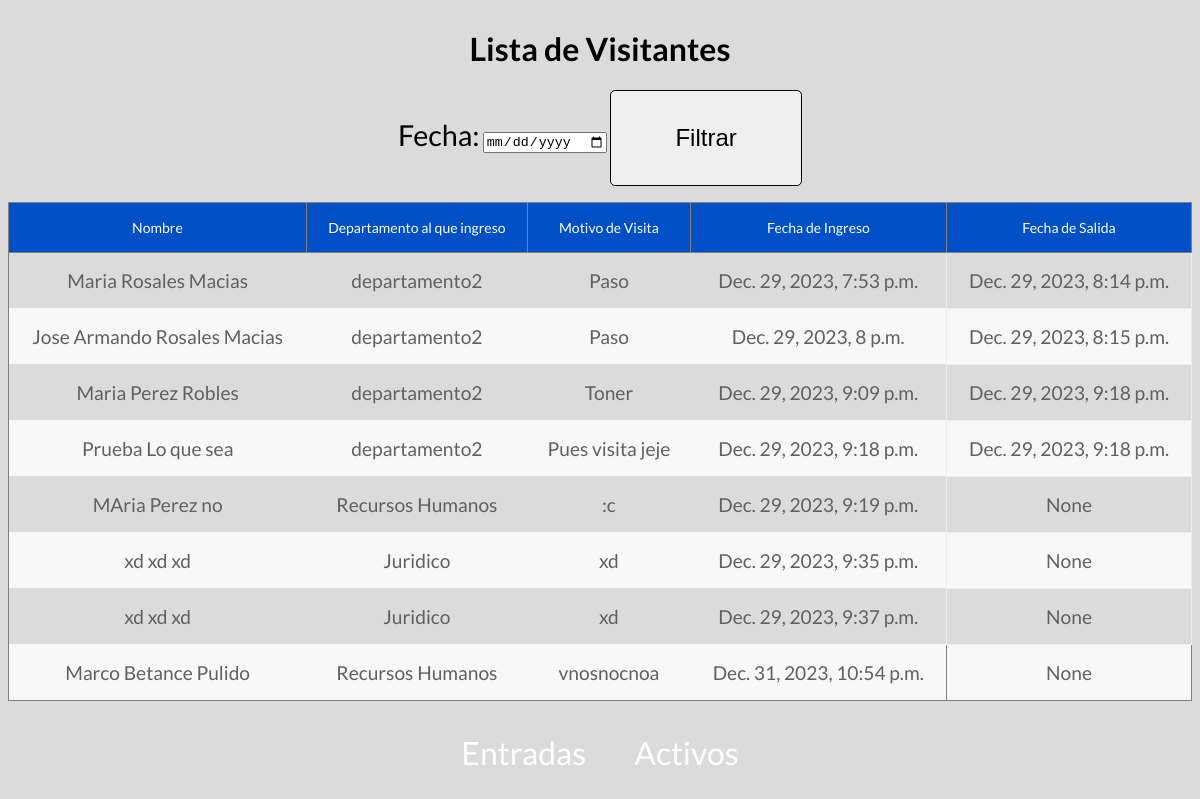
Before: /consulta/ with the older database file.
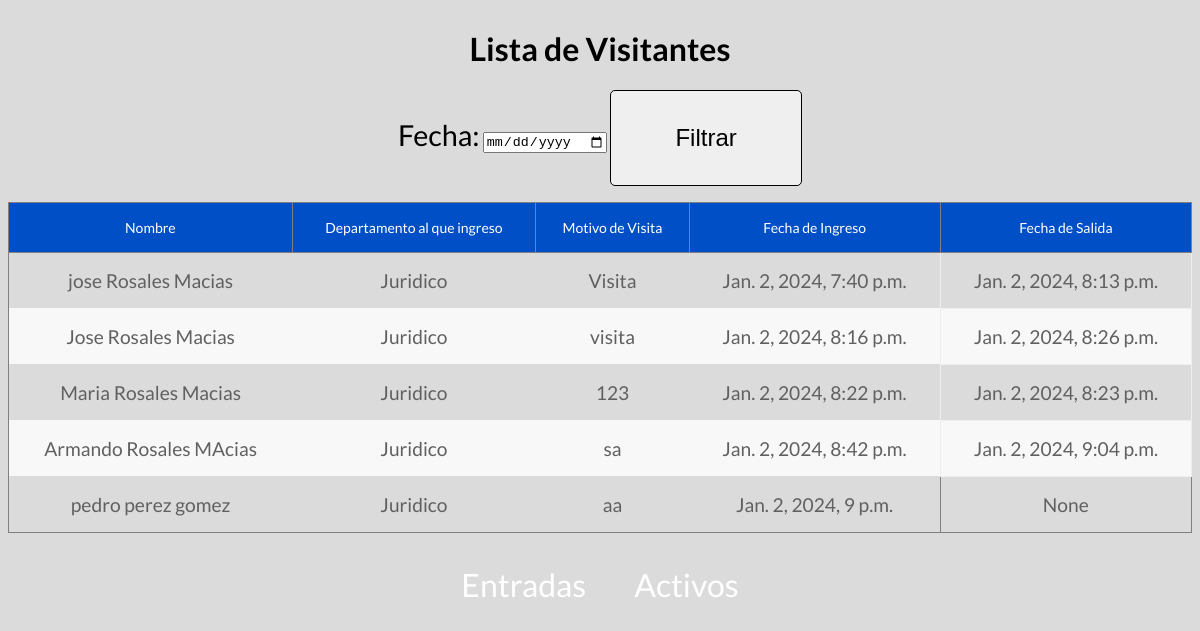
After: the same page with the newer database file.
### home/models.py (models this page shows, shortened)
class Visitantes(models.Model):
    nombres = models.CharField(max_length=50)
    apellidos = models.CharField(max_length=50)
    departamento_destino = models.CharField(max_length=50)
    motivo_visita = models.CharField(max_length=100)
    folio_gafete = models.IntegerField()
    imagen = models.ImageField(upload_to='images/', blank=False, null=True)
    fecha_entrada = models.DateTimeField(auto_now_add=True)
    fecha_salida = models.DateTimeField(blank=True, null=True)

### home/views.py (the view)
# urls.py: path('consulta/', views.Consulta.as_view(), name='consulta'),
class Consulta(ListView):
    model = Visitantes
    template_name = 'consulta.html'
    context_object_name = 'visitantes'
    def get_queryset(self):
        queryset = super().get_queryset()
        fecha_inicio = self.request.GET.get('fecha_inicio', None)
        if fecha_inicio:
            queryset = queryset.filter(
                fecha_entrada__date=fecha_inicio
            )
        return queryset

### home/templates/consulta.html (shortened to what this page needs)
{% block content %}
  <head>
    {% load static %}
    <link href="{% static 'css/styles.css' %}" rel="stylesheet">
  </head>
  <h1>Lista de Visitantes</h1>
  <form method="get" action="">
    <label for="fecha_inicio">Fecha:</label>
    <input type="date" name="fecha_inicio" value="{{ request.GET.fecha_inicio }}" />
    <button type="submit">Filtrar</button>
  </form>
  <table border="1">
    <thead>
        <tr>
            <th>Nombre</th>
            <th>Departamento al que ingreso</th>
            <th>Motivo de Visita</th>
            <th>Fecha de Ingreso</th>
            <th>Fecha de Salida</th>
        </tr>
    </thead>
    <tbody>
      {% for visitante in visitantes %}
        <tr>
          <td>{{visitante.nombres}} {{visitante.apellidos}}</td>
          <td>{{visitante.departamento_destino}}</td>
          <td>{{visitante.motivo_visita}}</td>
          <td>{{visitante.fecha_entrada}}</td>
          <td>{{ visitante.fecha_salida }}</td>
        </tr>
      {% endfor %}
  </table>
  <div class="navbar">
    <a href="{% url 'index' %}">Entradas</a>
    <a href="{% url 'salida' %}">Activos</a>
  </div>
{% endblock %}

Changed rows visible on the page:
removed Visitantes: nombres "Maria", apellidos "Rosales Macias", departamento_destino "departamento2", motivo_visita "Paso", fecha_entrada "Dec. 29, 2023, 7:53 p.m.", fecha_salida "Dec. 29, 2023, 8:14 p.m."
removed Visitantes: nombres "Jose Armando", apellidos "Rosales Macias", departamento_destino "departamento2", motivo_visita "Paso", fecha_entrada "Dec. 29, 2023, 8 p.m.", fecha_salida "Dec. 29, 2023, 8:15 p.m."
removed Visitantes: nombres "Maria", apellidos "Perez Robles", departamento_destino "departamento2", motivo_visita "Toner", fecha_entrada "Dec. 29, 2023, 9:09 p.m.", fecha_salida "Dec. 29, 2023, 9:18 p.m."
removed Visitantes: nombres "Prueba", apellidos "Lo que sea", departamento_destino "departamento2", motivo_visita "Pues visita jeje", fecha_entrada "Dec. 29, 2023, 9:18 p.m.", fecha_salida "Dec. 29, 2023, 9:18 p.m."
removed Visitantes: nombres "MAria", apellidos "Perez no", departamento_destino "Recursos Humanos", motivo_visita ":c", fecha_entrada "Dec. 29, 2023, 9:19 p.m.", fecha_salida "None"
removed Visitantes: nombres "xd", apellidos "xd xd", departamento_destino "Juridico", motivo_visita "xd", fecha_entrada "Dec. 29, 2023, 9:35 p.m.", fecha_salida "None"
removed Visitantes: nombres "xd", apellidos "xd xd", departamento_destino "Juridico", motivo_visita "xd", fecha_entrada "Dec. 29, 2023, 9:37 p.m.", fecha_salida "None"
removed Visitantes: nombres "Marco", apellidos "Betance Pulido", departamento_destino "Recursos Humanos", motivo_visita "vnosnocnoa", fecha_entrada "Dec. 31, 2023, 10:54 p.m.", fecha_salida "None"
added Visitantes: nombres "jose", apellidos "Rosales Macias", departamento_destino "Juridico", motivo_visita "Visita", fecha_entrada "Jan. 2, 2024, 7:40 p.m.", fecha_salida "Jan. 2, 2024, 8:13 p.m."
added Visitantes: nombres "Jose", apellidos "Rosales Macias", departamento_destino "Juridico", motivo_visita "visita", fecha_entrada "Jan. 2, 2024, 8:16 p.m.", fecha_salida "Jan. 2, 2024, 8:26 p.m."
added Visitantes: nombres "Maria", apellidos "Rosales Macias", departamento_destino "Juridico", motivo_visita "123", fecha_entrada "Jan. 2, 2024, 8:22 p.m.", fecha_salida "Jan. 2, 2024, 8:23 p.m."
added Visitantes: nombres "Armando", apellidos "Rosales MAcias", departamento_destino "Juridico", motivo_visita "sa", fecha_entrada "Jan. 2, 2024, 8:42 p.m.", fecha_salida "Jan. 2, 2024, 9:04 p.m."
added Visitantes: nombres "pedro", apellidos "perez gomez", departamento_destino "Juridico", motivo_visita "aa", fecha_entrada "Jan. 2, 2024, 9 p.m.", fecha_salida "None"
